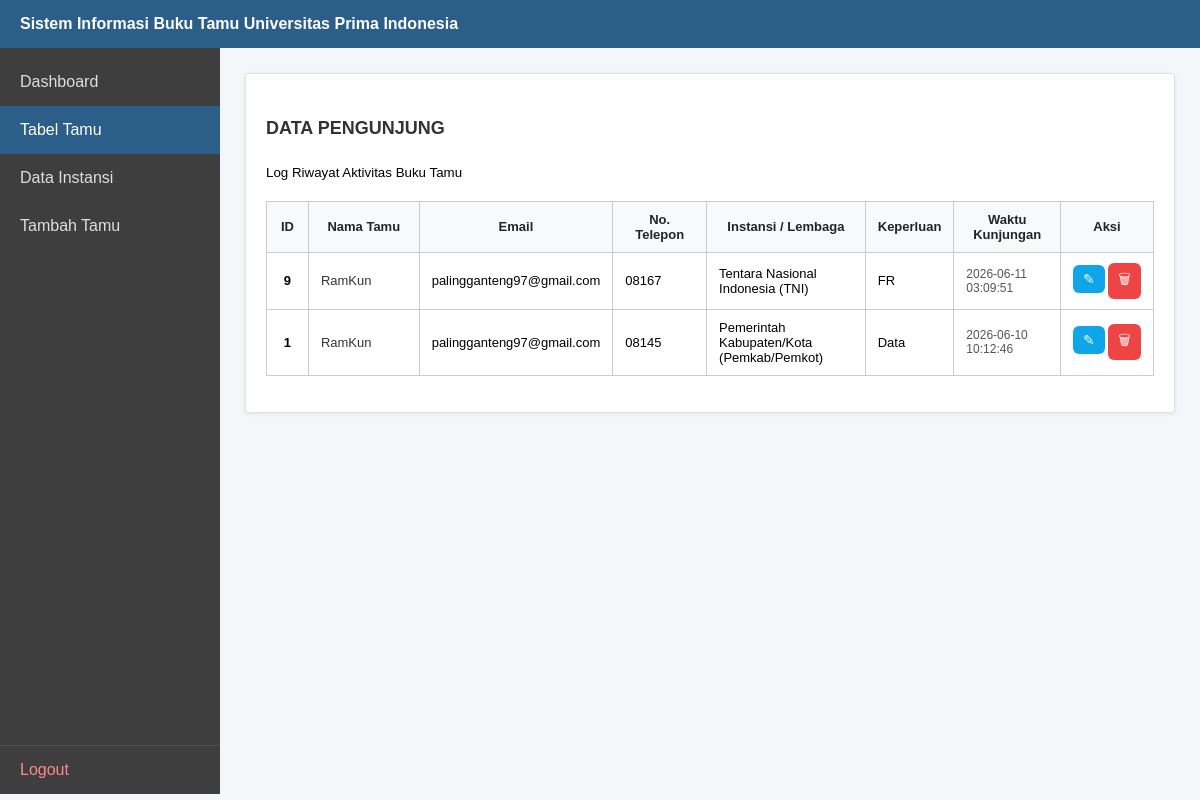
/tabel_tamu.php (signed in), run on the app's committed database.
### tables this page shows
CREATE TABLE IF NOT EXISTS `tamu` (
  `id` int NOT NULL AUTO_INCREMENT,
  `nama` varchar(100) NOT NULL,
  `email` varchar(100) DEFAULT NULL,
  `no_telepon` varchar(20) DEFAULT NULL,
  `instansi` varchar(150) DEFAULT NULL,
  `keperluan` text NOT NULL,
  `tanggal_kunjungan` timestamp NULL DEFAULT CURRENT_TIMESTAMP,
  PRIMARY KEY (`id`)
);

### tabel_tamu.php (the view, shortened to what this page needs)
<?php
$koneksi = mysqli_connect("localhost", "root", "Slebew234", "db_buku_tamu");
$query = mysqli_query($koneksi, "SELECT * FROM tamu ORDER BY id DESC");
?>
<!DOCTYPE html>
<html lang="en">
<head>
</head>
<body>
    <div class="top-navbar">
        Sistem Informasi Buku Tamu Universitas Prima Indonesia
    </div>
    <div class="dashboard-layout">
        <div class="sidebar-menu">
            <div class="menu-top-group">
                <a href="tampilkan.php">Dashboard</a>
                <a class="active" href="tabel_tamu.php">Tabel Tamu</a>
                <a href="data_instansi.php">Data Instansi</a>
                <a href="tambah.php">Tambah Tamu</a>
            </div>
            <a href="logout.php" class="logout-link">Logout</a>
        </div>
        <div class="main-container">
            <div class="table-card">
                <div class="table-header-flex">
                    <h4 class="m-0" style="color: #333; font-weight: bold; font-size: 18px;">DATA PENGUNJUNG</h4>
                    <small class="text-muted" style="font-weight: 500;">Log Riwayat Aktivitas Buku Tamu</small>
                </div>
                <div class="table-responsive">
                    <table class="table">
                        <thead class="table-light">
                            <tr>
                                <th style="width: 5%; text-align: center;">ID</th>
                                <th style="width: 15%;">Nama Tamu</th>
                                <th style="width: 20%;">Email</th>
                                <th style="width: 12%;">No. Telepon</th>
                                <th style="width: 20%;">Instansi / Lembaga</th>
                                <th style="width: 10%;">Keperluan</th>
                                <th style="width: 13%;">Waktu Kunjungan</th>
                                <th style="width: 10%; text-align: center;">Aksi</th>
                            </tr>
                        </thead>
                        <tbody>
                            <?php
                            if (mysqli_num_rows($query) > 0) :
                                while ($row = mysqli_fetch_assoc($query)) :
                            ?>
                            <tr>
                                <td style="text-align: center; font-weight: bold;"><?= htmlspecialchars($row['id']); ?></td>
                                <td style="color: #333; font-weight: 500;"><?= htmlspecialchars($row['nama']); ?></td>
                                <td><?= htmlspecialchars($row['email']); ?></td>
                                <td><?= htmlspecialchars($row['no_telepon']); ?></td>
                                <td><?= htmlspecialchars($row['instansi']); ?></td>
                                <td><?= htmlspecialchars($row['keperluan']); ?></td>
<td style="font-size: 12px; color: #555;"><?= htmlspecialchars($row['tanggal_kunjungan']); ?></td>
                                <td style="text-align: center; white-space: nowrap;">
                                    <a href="edit.php?id=<?= $row['id']; ?>" class="btn-action-edit me-1">
                                        &#9998;
                                    </a>
                                    <a href="hapus.php?id=<?= $row['id']; ?>" onclick="return confirm('Yakin ingin menghapus riwayat kunjungan tamu ini?')" class="btn-action-hapus">
                                        &#128465;
                                    </a>
                                </td>
                            </tr>
                            <?php
                                endwhile;
                            else :
                                echo "<tr><td colspan='8' style='text-align: center; color: #888; padding: 20px;'>Belum ada riwayat aktivitas buku tamu.</td></tr>";
                            endif;
                            ?>
                        </tbody>
                    </table>
                </div>
            </div>
        </div>
    </div>
</body>
</html>

### tabel_tamu.php (style rules this page uses)
* { box-sizing: border-box; }
body { background-color: #f4f6f9; font-family: Arial, sans-serif; margin: 0; padding: 0; }
.top-navbar { background-color: #2c5e8a; color: white; padding: 15px 20px; font-size: 16px; font-weight: bold; }
.dashboard-layout { display: flex; min-height: calc(100vh - 54px); }
.sidebar-menu { width: 220px; background-color: #3e3e3e; flex-shrink: 0; padding-top: 10px; display: flex; flex-direction: column; justify-content: space-between; }
.menu-top-group { width: 100%; }
.sidebar-menu a { display: block; color: #dfdfdf; padding: 15px 20px; text-decoration: none; }
.sidebar-menu a:hover, .sidebar-menu a.active { background-color: #2c5e8a; color: white; }
.sidebar-menu .logout-link { border-top: 1px solid #4f4f4f; border-bottom: none; color: #ff8888; text-align: left; }
.main-container { flex-grow: 1; padding: 25px; overflow-x: hidden; background-color: #f4f6f9; }
.table-card { background: white; border-radius: 4px; box-shadow: 0 1px 4px rgba(0,0,0,0.08); padding: 20px; border: 1px solid #dee2e6; }
.table-header-flex { margin-bottom: 20px; }
.table-responsive { width: 100%; overflow-x: auto; margin-top: 15px; }
.table { width: 100%; border-collapse: collapse; margin-bottom: 1rem; font-size: 13px; background-color: #fff; }
.table, .table th, .table td { border: 1px solid #cccccc !important; }
.table th, .table td { padding: 10px 12px; vertical-align: middle; }
.table-light { background-color: #f8f9fa; color: #212529; font-weight: bold; }
.btn-action-edit { background-color: #0ea5e9; color: white; border: none; padding: 6px 10px; border-radius: 6px; font-size: 14px; cursor: pointer; display: inline-block; text-decoration: none; }
.btn-action-hapus { background-color: #ef4444; color: white; border: none; padding: 6px 10px; border-radius: 6px; font-size: 14px; text-decoration: none; display: inline-block; cursor: pointer; }

### data on the page
tamu: id "9", nama "RamKun", email "palingganteng97@gmail.com", no_telepon "08167", instansi "Tentara Nasional Indonesia (TNI)", keperluan "FR", tanggal_kunjungan "2026-06-11 03:09:51"
tamu: id "1", nama "RamKun", email "palingganteng97@gmail.com", no_telepon "08145", instansi "Pemerintah Kabupaten/Kota (Pemkab/Pemkot)", keperluan "Data", tanggal_kunjungan "2026-06-10 10:12:46"
